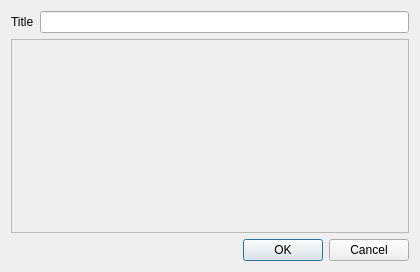
<?xml version="1.0" encoding="UTF-8"?>
<ui version="4.0">
 <class>VotingDialog</class>
 <widget class="QDialog" name="VotingDialog">
  <property name="geometry">
   <rect>
    <x>0</x>
    <y>0</y>
    <width>420</width>
    <height>272</height>
   </rect>
  </property>
  <property name="windowTitle">
   <string>Dialog</string>
  </property>
  <layout class="QGridLayout" name="gridLayout">
   <item row="0" column="0">
    <layout class="QVBoxLayout" name="verticalLayout">
     <item>
      <layout class="QHBoxLayout" name="horizontalLayout">
       <item>
        <widget class="QLabel" name="label">
         <property name="text">
          <string>Title</string>
         </property>
        </widget>
       </item>
       <item>
        <widget class="QLineEdit" name="txtTitle"/>
       </item>
      </layout>
     </item>
     <item>
      <widget class="QScrollArea" name="scrollArea">
       <property name="widgetResizable">
        <bool>true</bool>
       </property>
       <widget class="QWidget" name="scrollAreaWidgetContents">
        <property name="geometry">
         <rect>
          <x>0</x>
          <y>0</y>
          <width>398</width>
          <height>182</height>
         </rect>
        </property>
       </widget>
      </widget>
     </item>
    </layout>
   </item>
   <item row="1" column="0">
    <widget class="QDialogButtonBox" name="buttonBox">
     <property name="orientation">
      <enum>Qt::Horizontal</enum>
     </property>
     <property name="standardButtons">
      <set>QDialogButtonBox::Cancel|QDialogButtonBox::Ok</set>
     </property>
    </widget>
   </item>
  </layout>
 </widget>
 <resources/>
 <connections>
  <connection>
   <sender>buttonBox</sender>
   <signal>accepted()</signal>
   <receiver>VotingDialog</receiver>
   <slot>accept()</slot>
   <hints>
    <hint type="sourcelabel">
     <x>248</x>
     <y>254</y>
    </hint>
    <hint type="destinationlabel">
     <x>157</x>
     <y>274</y>
    </hint>
   </hints>
  </connection>
  <connection>
   <sender>buttonBox</sender>
   <signal>rejected()</signal>
   <receiver>VotingDialog</receiver>
   <slot>reject()</slot>
   <hints>
    <hint type="sourcelabel">
     <x>316</x>
     <y>260</y>
    </hint>
    <hint type="destinationlabel">
     <x>286</x>
     <y>274</y>
    </hint>
   </hints>
  </connection>
 </connections>
</ui>
